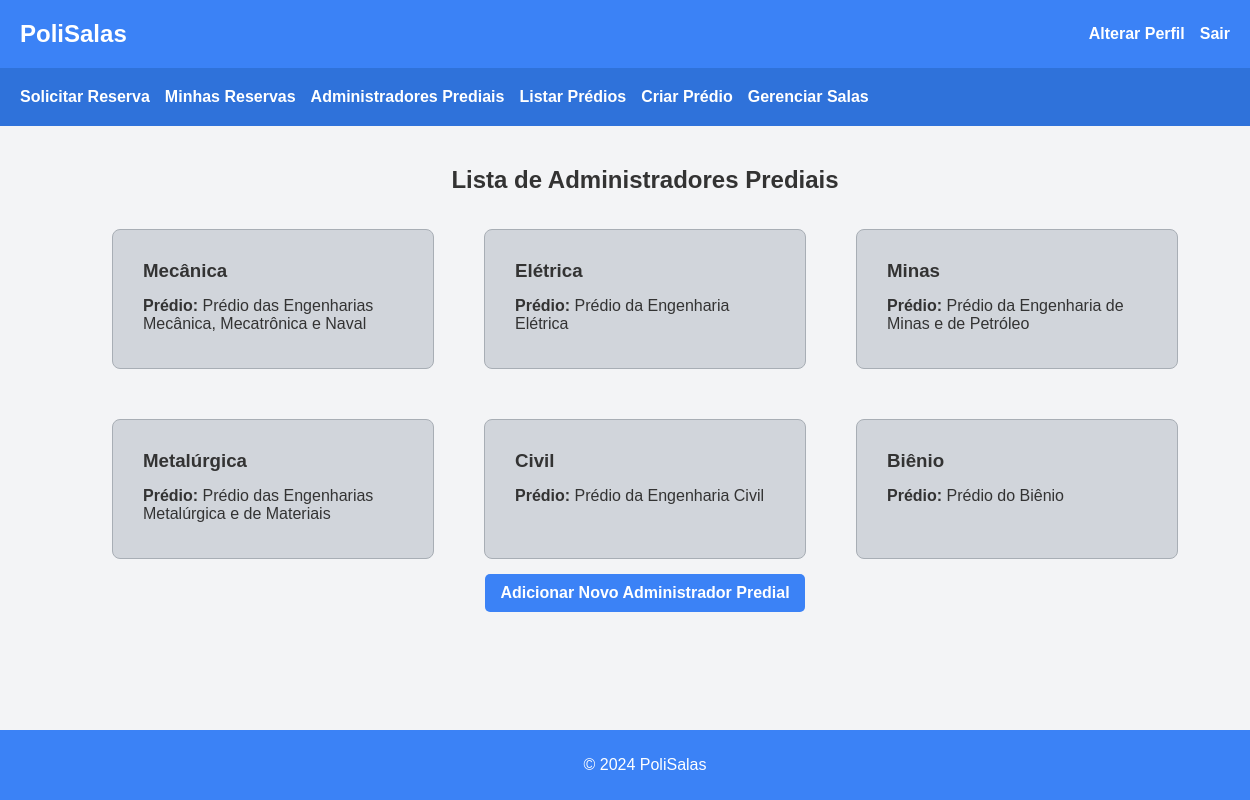
Screenshot of /administradores_prediais/ (signed in) with the database file from the repository.
### reservas/models.py (models this page shows, shortened)
class Usuario(AbstractUser):
    is_building_administrator = models.BooleanField(default=False)
    telefone = models.CharField(max_length=20, blank=True, null=True)
    nome_representante = models.CharField(max_length=100, blank=True, null=True)
    telefone_representante = models.CharField(max_length=20, blank=True, null=True)
    email_representante = models.EmailField(blank=True, null=True)

class AdministracaoPredial(models.Model):
    usuario = models.OneToOneField(settings.AUTH_USER_MODEL, on_delete=models.CASCADE)
    departamento = models.CharField(max_length=100)
    predio = models.OneToOneField(Predio, on_delete=models.CASCADE, related_name='administracao')

class Predio(models.Model):
    nome = models.CharField(max_length=100)
    endereco = models.CharField(max_length=200)

### reservas/views.py (the view)
# urls.py: path('administradores_prediais/', views.lista_administradores_prediais, name='lista_administradores_prediais'),
@user_passes_test(is_superuser)
def lista_administradores_prediais(request):
    administradores = Usuario.objects.filter(is_building_administrator=True)
    return render(request, 'reservas/lista_administradores_prediais.html', {'administradores': administradores})

### reservas/views.py (called while the page is built)
def is_superuser(user):
    return user.is_superuser

### reservas/templates/reservas/lista_administradores_prediais.html
{% extends 'reservas/base.html' %}
{% block content %}
<h2>Lista de Administradores Prediais</h2>
<div class="cards-container">
    {% for admin in administradores %}
    <div class="card">
        <div class="card-content">
            <h3>{{ admin.username }}</h3>
            <p><strong>Prédio:</strong> {{ admin.administracaopredial.predio.nome }}</p>
        </div>
    </div>
    {% endfor %}
</div>
<a href="{% url 'criar_administrador_predial' %}" class="button-reserva">Adicionar Novo Administrador Predial</a>
{% endblock %}

### reservas/static/css/style.css (style rules this page uses)
body { font-family: Arial, sans-serif; background-color: #f3f4f6; margin: 0; padding: 0; min-height: 100vh; display: flex; flex-direction: column; }
h2 { color: #333; margin-bottom: 20px; }
.cards-container { display: flex; flex-wrap: wrap; gap: 20px; justify-content: center; width: 100%; }
.card { background-color: #d1d5db; border: 1px solid #a8aeb5; border-radius: 8px; width: 300px; overflow: hidden; text-decoration: none; color: inherit; transition: box-shadow 0.3s, transform 0.2s; padding: 10px; margin: 15px; }
.card-content { padding: 20px; }
.card-content h3 { margin-top: 0; margin-bottom: 15px; color: #333; }
.card-content p { margin: 5px 0; color: #333; }
button, .button-reserva, .new-request-button { background-color: #3b82f6; color: white; padding: 10px 15px; border-radius: 5px; border: none; cursor: pointer; font-weight: bold; transition: background-color 0.3s, transform 0.2s; text-decoration: none; display: inline-block; }

### rows the page displays
Usuario: username "Mecânica", administracaopredial.predio.nome "Prédio das Engenharias Mecânica, Mecatrônica e Naval"
Usuario: username "Elétrica", administracaopredial.predio.nome "Prédio da Engenharia Elétrica"
Usuario: username "Minas", administracaopredial.predio.nome "Prédio da Engenharia de Minas e de Petróleo"
Usuario: username "Metalúrgica", administracaopredial.predio.nome "Prédio das Engenharias Metalúrgica e de Materiais"
Usuario: username "Civil", administracaopredial.predio.nome "Prédio da Engenharia Civil"
Usuario: username "Biênio", administracaopredial.predio.nome "Prédio do Biênio"
